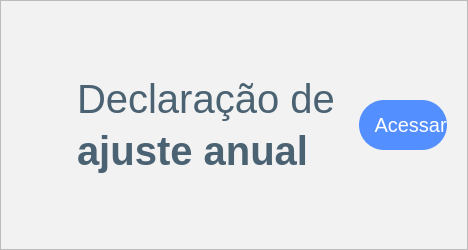
              <widget class="QFrame" name="frame_AjusteAnual">
               <property name="minimumSize">
                <size>
                 <width>0</width>
                 <height>250</height>
                </size>
               </property>
               <property name="styleSheet">
                <string notr="true">QFrame{ background-color: #f2f2f2; }</string>
               </property>
               <property name="frameShape">
                <enum>QFrame::StyledPanel</enum>
               </property>
               <property name="frameShadow">
                <enum>QFrame::Raised</enum>
               </property>
               <layout class="QHBoxLayout" name="horizontalLayout_14">
                <item>
                 <widget class="QFrame" name="frame_20">
                  <property name="styleSheet">
                   <string notr="true">QFrame{ border:0px }</string>
                  </property>
                  <property name="frameShape">
                   <enum>QFrame::StyledPanel</enum>
                  </property>
                  <property name="frameShadow">
                   <enum>QFrame::Raised</enum>
                  </property>
                  <layout class="QHBoxLayout" name="horizontalLayout_13">
                   <item>
                    <widget class="QPushButton" name="pushButton_ImgAjusteAnual">
                     <property name="styleSheet">
                      <string notr="true">QPushButton{ border:0px }</string>
                     </property>
                     <property name="text">
                      <string/>
                     </property>
                     <property name="icon">
                      <iconset resource="assets/files.qrc">
                       <normaloff>:/img/Online-cuate 1.png</normaloff>:/img/Online-cuate 1.png</iconset>
                     </property>
                     <property name="iconSize">
                      <size>
                       <width>300</width>
                       <height>300</height>
                      </size>
                     </property>
                    </widget>
                   </item>
                  </layout>
                 </widget>
                </item>
                <item>
                 <widget class="QFrame" name="frame_21">
                  <property name="styleSheet">
                   <string notr="true">QFrame{ border:0px }</string>
                  </property>
                  <property name="frameShape">
                   <enum>QFrame::StyledPanel</enum>
                  </property>
                  <property name="frameShadow">
                   <enum>QFrame::Raised</enum>
                  </property>
                  <layout class="QVBoxLayout" name="verticalLayout_12">
                   <item>
                    <spacer name="verticalSpacer_5">
                     <property name="orientation">
                      <enum>Qt::Vertical</enum>
                     </property>
                     <property name="sizeHint" stdset="0">
                      <size>
                       <width>20</width>
                       <height>40</height>
                      </size>
                     </property>
                    </spacer>
                   </item>
                   <item>
                    <widget class="QLabel" name="label_TitleDeclaracao">
                     <property name="styleSheet">
                      <string notr="true">QLabel{

color:#4b6272;
border:0px;
font-size:40px;
}</string>
                     </property>
                     <property name="text">
                      <string>Declaração de</string>
                     </property>
                    </widget>
                   </item>
                   <item>
                    <widget class="QLabel" name="label_SubTitleDeclaracao">
                     <property name="styleSheet">
                      <string notr="true">
QLabel{
color:#4b6272;
border:0px;
font-size:40px;
font-weight: bold;
}</string>
                     </property>
                     <property name="text">
                      <string>ajuste anual</string>
                     </property>
                    </widget>
                   </item>
                   <item>
                    <spacer name="verticalSpacer_6">
                     <property name="orientation">
                      <enum>Qt::Vertical</enum>
                     </property>
                     <property name="sizeHint" stdset="0">
                      <size>
                       <width>20</width>
                       <height>40</height>
                      </size>
                     </property>
                    </spacer>
                   </item>
                  </layout>
                 </widget>
                </item>
                <item>
                 <widget class="QFrame" name="frame_22">
                  <property name="styleSheet">
                   <string notr="true">QFrame{ border:0px }</string>
                  </property>
                  <property name="frameShape">
                   <enum>QFrame::StyledPanel</enum>
                  </property>
                  <property name="frameShadow">
                   <enum>QFrame::Raised</enum>
                  </property>
                  <layout class="QVBoxLayout" name="verticalLayout_13">
                   <item>
                    <widget class="QPushButton" name="pushButton_BtnAjusteAnual">
                     <property name="minimumSize">
                      <size>
                       <width>0</width>
                       <height>50</height>
                      </size>
                     </property>
                     <property name="maximumSize">
                      <size>
                       <width>234</width>
                       <height>50</height>
                      </size>
                     </property>
                     <property name="cursor">
                      <cursorShape>PointingHandCursor</cursorShape>
                     </property>
                     <property name="layoutDirection">
                      <enum>Qt::LeftToRight</enum>
                     </property>
                     <property name="styleSheet">
                      <string notr="true">QPushButton{
	text-align:left;
	color:#fff;
	border:0px;
	border-radius:25px;
	font-size:20px;
	cursor: pointer;
	background-color:#538fff;
}
QPushButton:hover{
background-color:#3668ff;
}


</string>
                     </property>
                     <property name="text">
                      <string>   Acessar</string>
                     </property>
                     <property name="icon">
                      <iconset resource="assets/files.qrc">
                       <normaloff>:/img/path395.png</normaloff>:/img/path395.png</iconset>
                     </property>
                     <property name="iconSize">
                      <size>
                       <width>40</width>
                       <height>40</height>
                      </size>
                     </property>
                    </widget>
                   </item>
                  </layout>
                 </widget>
                </item>
               </layout>
              </widget>
